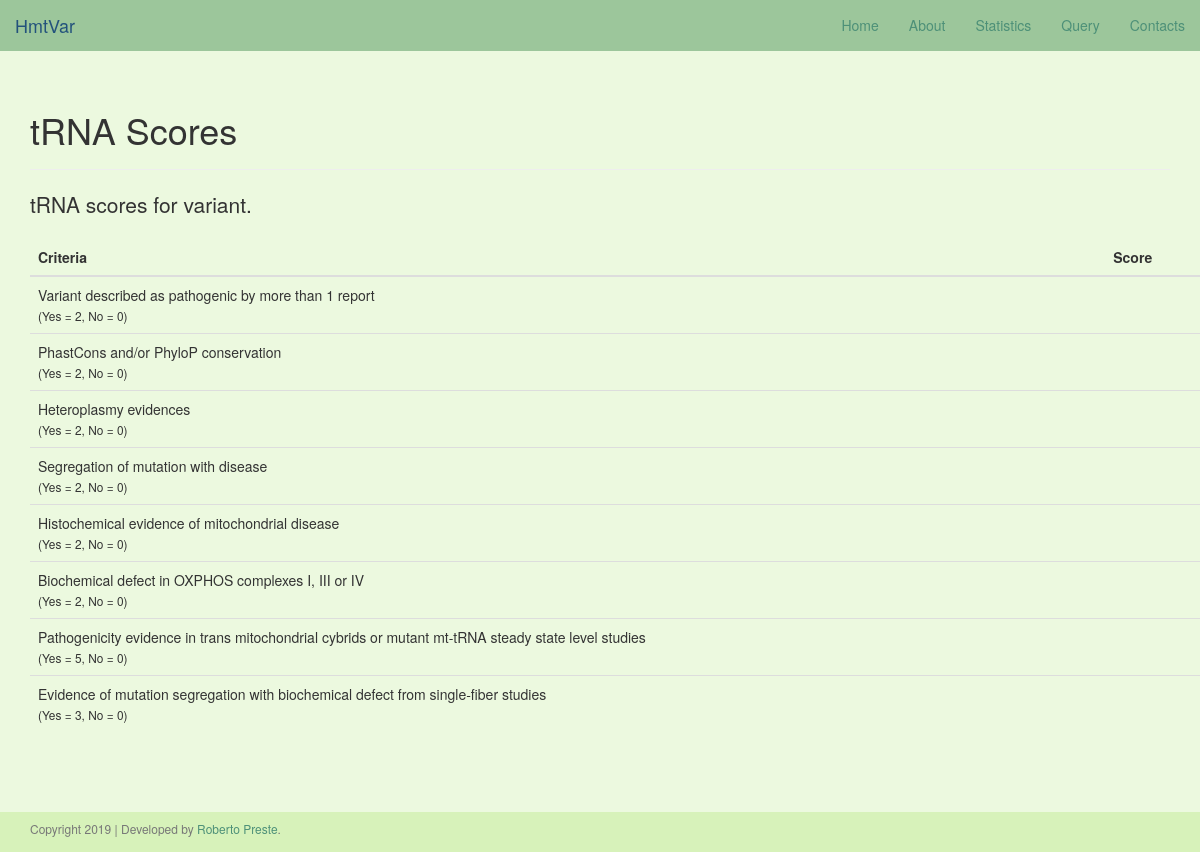
Page /trna_scores/27558 on the earlier database version.
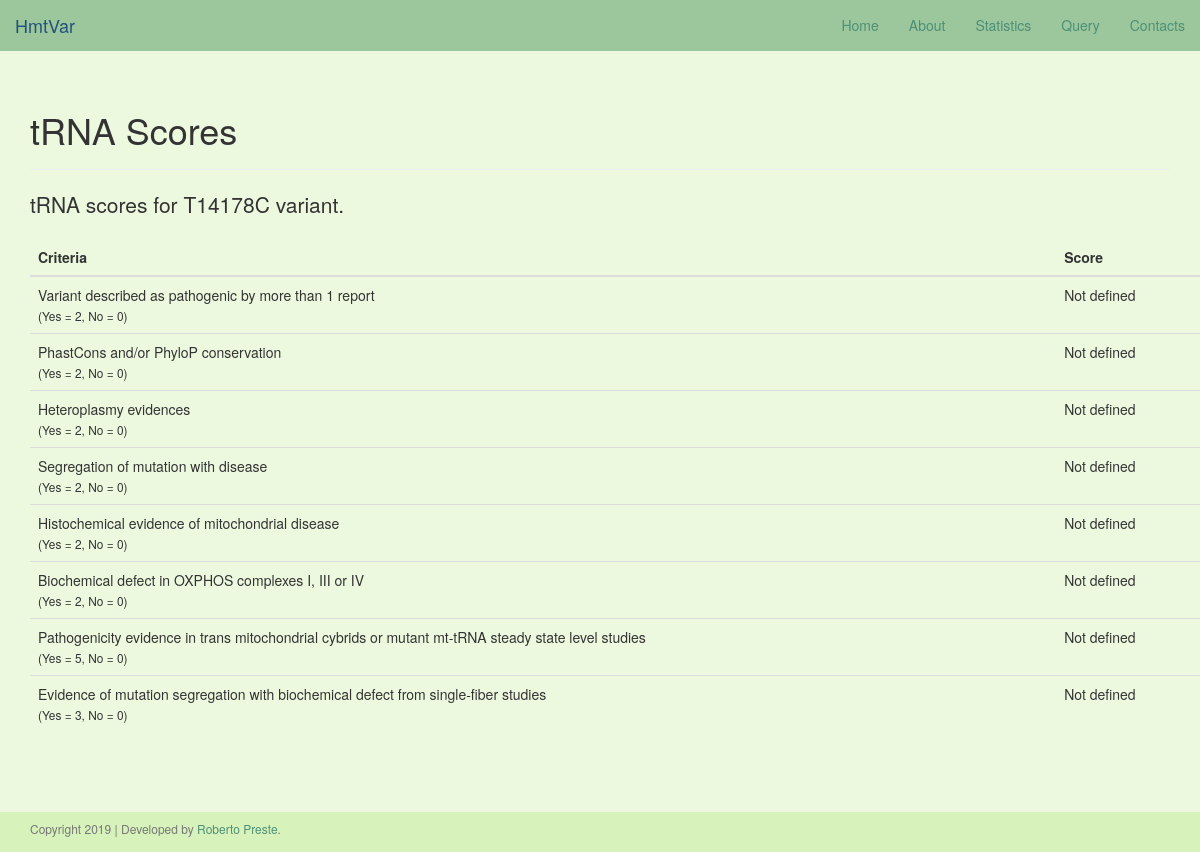
Same page on the later database version.
### app/site/models.py (models this page shows, shortened)
class Main(db.Model):
    __tablename__ = "Main"
    id = db.Column(db.Integer, nullable=False, autoincrement=True, primary_key=True)
    group = db.Column(db.String, nullable=False)
    nt_start = db.Column(db.Integer, nullable=False)
    ref_rCRS = db.Column(db.String, nullable=False)
    alt = db.Column(db.String, nullable=False)
    nt_end = db.Column(db.Integer, nullable=False)
    locus = db.Column(db.String, nullable=False)
    codon_position = db.Column(db.Integer, nullable=True, default="NULL")
    aa_change = db.Column(db.String, nullable=True, default="NULL")
    disease_score = db.Column(db.Float, nullable=True, default="NULL")
    pathogenicity = db.Column(db.String, nullable=True, default="NULL")
    haplogroups = db.Column(db.String, nullable=True, default="NULL")
    variabId = db.Column(db.Integer, db.ForeignKey("Variab.id"), nullable=False)
    plasmyId = db.Column(db.Integer, db.ForeignKey("Plasmy.id"), nullable=False)
    predictId = db.Column(db.Integer, db.ForeignKey("Predict.id"), nullable=False)
    crossRefId = db.Column(db.Integer, db.ForeignKey("CrossRef.id"), nullable=False)
    annotId = db.Column(db.Integer, db.ForeignKey("Annot.id"), nullable=False)

### app/site/views.py (the view)
@www.route("/trna_scores/<int:var_id>", methods=["GET"])
def trna_scores(var_id):
    elem_main = Main.query.filter(Main.id == var_id).first()
    elem_score = Scores.query.filter(Scores.id == var_id).first()
    return render_template("trna_scores.html",
                           title="tRNA Scores",
                           elem_main=elem_main,
                           elem_score=elem_score)

### app/templates/trna_scores.html
{% extends "base.html" %}
{% block content %}
    <div class="container">
        <div class="page-header">
            <h1>{{ title }}</h1>
        </div>
        <p class="lead">tRNA scores for {{ elem_main.ref_rCRS }}{{ elem_main.nt_start }}{{ elem_main.alt }} variant.</p>
        <div class="container">
            <div class="row">
                <table class="table">
                <thead>
                    <tr>
                        <th>Criteria</th>
                        <th>Score</th>
                    </tr>
                </thead>
                <tbody>
                    <tr>
                        <td>Variant described as pathogenic by more than 1 report <br>
                        <small>(Yes = 2, No = 0)</small></td>
                        <td>{% if elem_score.report_patho != None %}
                                {{ elem_score.report_patho }}
                            {% else %}
                                Not defined
                            {% endif %}</td>
                    </tr>
                    <tr>
                        <td>PhastCons and/or PhyloP conservation <br>
                        <small>(Yes = 2, No = 0)</small></td>
                        <td>{% if elem_score.conservation != None %}
                                {{ elem_score.conservation }}
                            {% else %}
                                Not defined
                            {% endif %}</td>
                    </tr>
                    <tr>
                        <td>Heteroplasmy evidences <br>
                        <small>(Yes = 2, No = 0)</small></td>
                        <td>{% if elem_score.heteroplasmy != None %}
                                {{ elem_score.heteroplasmy }}
                            {% else %}
                                Not defined
                            {% endif %}</td>
                    </tr>
                    <tr>
                        <td>Segregation of mutation with disease <br>
                        <small>(Yes = 2, No = 0)</small></td>
                        <td>{% if elem_score.segreg_disease != None %}
                                {{ elem_score.segreg_disease }}
                            {% else %}
                                Not defined
                            {% endif %}
                        </td>
                    </tr>
                    <tr>
                        <td>Histochemical evidence of mitochondrial disease <br>
                        <small>(Yes = 2, No = 0)</small></td>
                        <td>{% if elem_score.histochem != None %}
                                {{ elem_score.histochem }}
                            {% else %}
                                Not defined
                            {% endif %}
                        </td>
                    </tr>
                    <tr>
                        <td>Biochemical defect in OXPHOS complexes I, III or IV <br>
                        <small>(Yes = 2, No = 0)</small></td>
                        <td>{% if elem_score.biochem != None %}
                                {{ elem_score.biochem }}
                            {% else %}
                                Not defined
                            {% endif %}
                        </td>
                    </tr>
                    <tr>
                        <td>Pathogenicity evidence in trans mitochondrial cybrids or mutant mt-tRNA steady state level studies <br>
                        <small>(Yes = 5, No = 0)</small></td>
                        <td>{% if elem_score.cybrids != None %}
                                {{ elem_score.cybrids }}
                            {% else %}
                                Not defined
                            {% endif %}
                        </td>
                    </tr>
                    <tr>
                        <td>Evidence of mutation segregation with biochemical defect from single-fiber studies <br>
                        <small>(Yes = 3, No = 0)</small></td>
                        <td>{% if elem_score.single_fiber != None %}
                                {{ elem_score.single_fiber }}
                            {% else %}
                                Not defined
                            {% endif %}
                        </td>
                    </tr>
                </tbody>
            </table>
            </div>
        </div>
    </div>
    {{ super() }}
{% endblock %}

### app/templates/base.html (shortened to what this page needs)
{% block doc -%}
<!DOCTYPE html>
<html{% block html_attribs %}{% endblock html_attribs %}>
{%- block html %}
    <head>
    {%- block head %}
        {%- block styles %}
            <link href="{{bootstrap_find_resource('css/bootstrap.css', cdn='bootstrap')}}" rel="stylesheet">
            <link rel="stylesheet" href="{{ url_for('static', filename='css/stylesheet.css') }}">
            <link rel="stylesheet" type="text/css" href="https://cdn.datatables.net/1.10.19/css/jquery.dataTables.css">
        {%- endblock styles %}
    {%- endblock head %}
    </head>
    <body{% block body_attribs %}{% endblock body_attribs %}>
    {% block body -%}
        {% block navbar %}
            {% include "navigation.html" %}
        {%- endblock navbar %}
        {% block content -%}
            <br><div class="container">&nbsp;</div><br>
            <footer class="footer">
                <div class="container">
                    <h6 class="text-muted">Copyright 2019 | Developed by <a href="https://robertopreste.com" title="Roberto Preste" target="_blank">Roberto Preste</a>.</h6>
                </div>
            </footer>
        {%- endblock content %}
    {%- endblock body %}
    </body>
{%- endblock html %}
</html>
{% endblock doc -%}

### app/templates/navigation.html (shortened to what this page needs)
{% block navbar %}
    <nav class="navbar navbar-fixed-top">
        <div class="container-fluid">
            <div class="navbar-header">
                <a class="navbar-brand" href="{{ url_for('site.index') }}">HmtVar</a>
            </div>
            <div class="collapse navbar-collapse" id="main-navbar">
                <ul class="nav navbar-nav navbar-right">
                    <li><a href="{{ url_for('site.index') }}">Home</a></li>
                    <li><a href="{{ url_for('site.about') }}">About</a></li>
                    <li><a href="{{ url_for('site.stats') }}">Statistics</a></li>
                    <li><a href="{{ url_for('site.query') }}">Query</a></li>
                    <li><a href="{{ url_for('site.contacts') }}">Contacts</a></li>
                </ul>
            </div>
        </div>
    </nav>
{% endblock %}

### app/static/css/stylesheet.css (style rules this page uses)
:root { --honeydew: #F6FCF0; --nyanza: #ECF9DF; --bone: #E1F5CC; --tea_green: #D7F2BA; --light_moss_green: #BDE4A8; --eton_blue: #9CC69B; --green_sheen: #79B4A9; --wintergreen_dream: #4D9078; --cadet: #586F6B; --granite_grey: #676F54; --midnite_green: #084C61; --jelly_bean: #DB504A; }
html { position: relative; min-height: 100%; }
body { padding-top: 70px; margin-bottom: 40px; background-color: var(--nyanza); }
a { color: var(--wintergreen_dream); }
.navbar { background-color: var(--eton_blue); }
.footer { position: absolute; bottom: 0; width: 100%; height: 40px; background-color: var(--tea_green); }

Differences in the rows shown:
added Main: ref_rCRS "T", nt_start "14178", alt "C"
Other differences:
text now shown: "Not defined Not defined Not defined Not defined Not defined Not defined Not defined Not defined"
